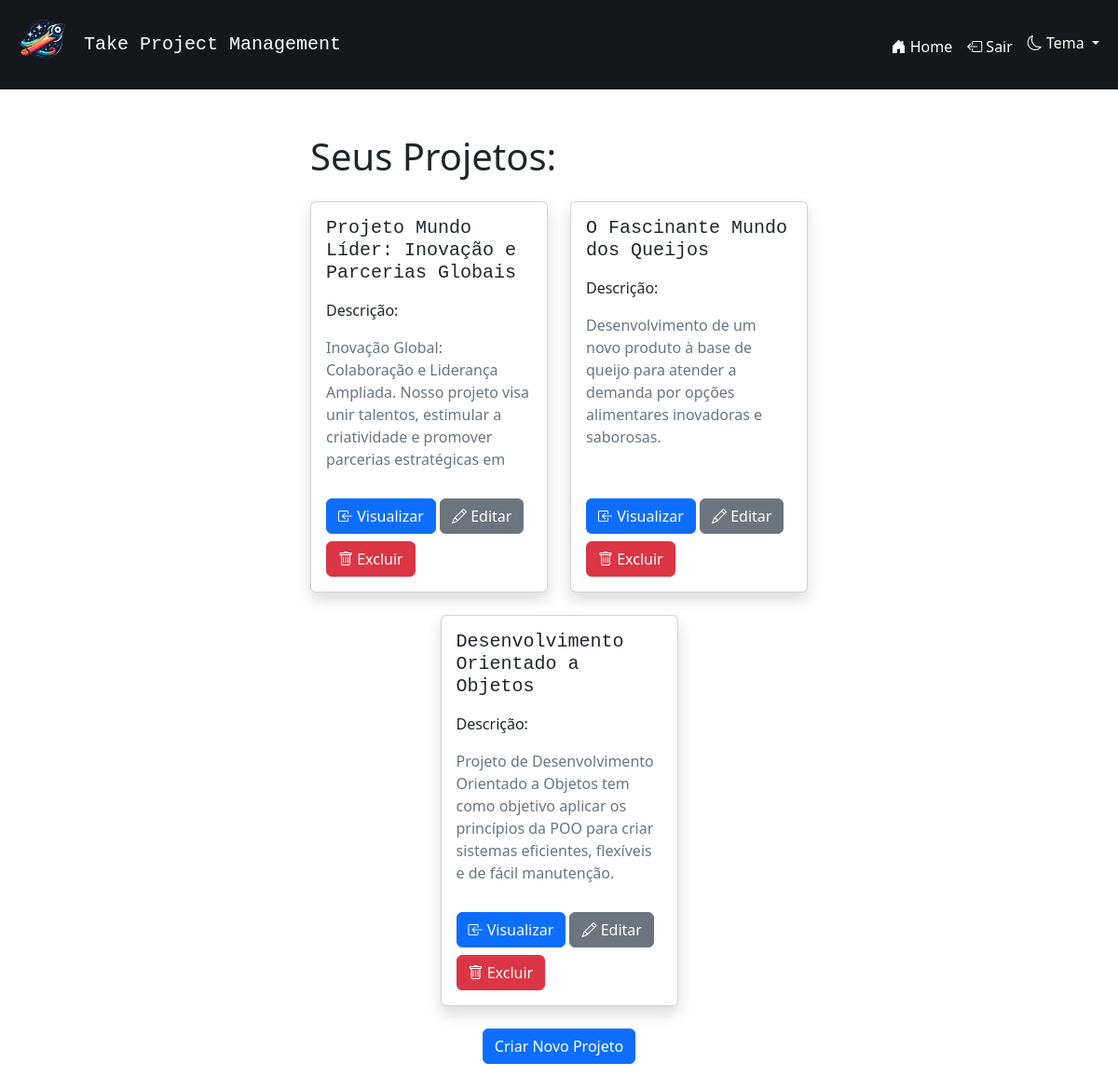
The page / (signed in) on the database as committed earlier.
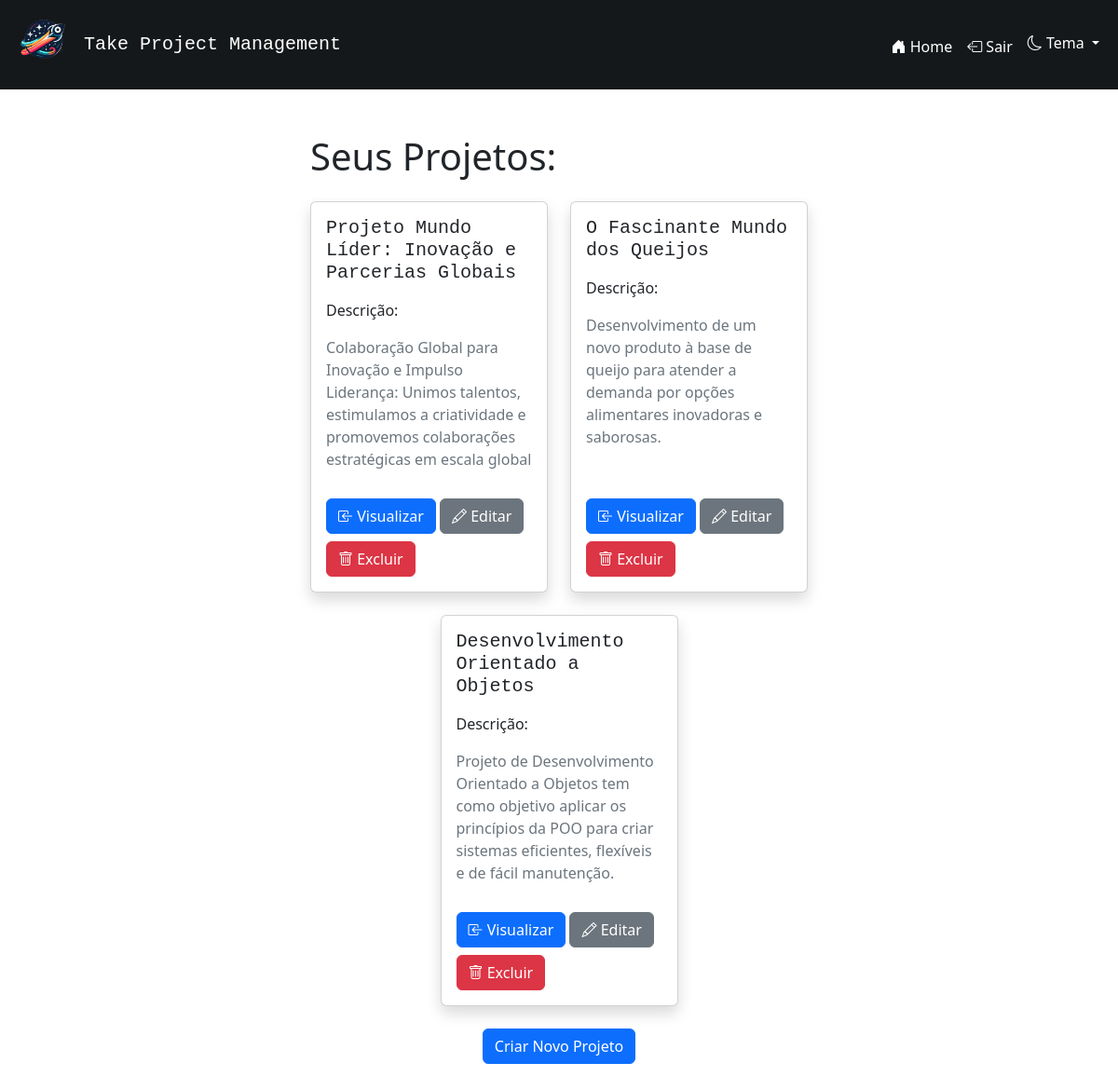
The same page on the database as committed later.
### app.py (models this page shows, shortened)
class Projeto(db.Model):
    __tablename__ = 'projeto'
    id = db.Column(db.Integer, primary_key=True)
    nome_projeto = db.Column(db.String(80), nullable=False)
    descricao_projeto = db.Column(db.String())
    usuario_id = db.Column(db.Integer, db.ForeignKey('usuario.id'), nullable=False)
    usuario = db.relationship('Usuario', backref=db.backref('projetos', lazy=True))
    tarefas = db.relationship('Tarefa', backref='projeto_rel', cascade="all, delete-orphan", lazy=True)

### app.py (the view)
@app.route('/')
def index():
    if not ('tema' in session):
        session['tema'] = 'light'
    if 'usuario_id' in session:
        projetos = Projeto.query.filter_by(usuario_id=session['usuario_id']).all()
        return render_template('index.html', projetos=projetos)
    return render_template('index.html')

### templates/index.html (shortened to what this page needs)
{% extends 'base.html' %}
{% block content %}
    {% if not 'usuario_id' in session %}
        <div class="container">
            <div class="row justify-content-center">
                <div class="col-md-4">
                    <div id="login-popup" class="shadow p-3 mb-5 bg-body-tertiary rounded">
                        <form method="POST" action="{{ url_for('entrar') }}" class="form-container">
                            <h2 class="font-monospace">Entrar</h2>
                            <hr>
                            <div class="form-group mt-1">
                                <label for="email" class="form-label">Email:</label>
                                <input type="email" name="email" id="email" class="form-control" required>
                            </div>
                            <div class="form-group mt-1">
                                <label for="senha" class="form-label">Senha:</label>
                                <input type="password" name="senha" id="senha" class="form-control" required>
                            </div>
                            <button type="submit" class="btn btn-primary mt-3">Entrar</button>
                        </form>
                    </div>
                </div>
                <div class="col-md-4">
                    <div id="register-popup" class="shadow p-3 mb-5 bg-body-tertiary rounded">
                        <form method="POST" action="{{ url_for('registrar') }}" class="form-container">
                            <h2 class="font-monospace">Registro</h2>
                            <hr>
                            <div class="form-group mt-1">
                                <label for="nome" class="form-label">Nome de usuário:</label>
                                <input type="text" name="nome" id="nome" class="form-control" required>
                            </div>
                            <div class="form-group mt-1">
                                <label for="email" class="form-label">Email:</label>
                                <input type="email" name="email" id="email" class="form-control" required>
                            </div>
                            <div class="form-group mt-1">
                                <label for="senha" class="form-label">Senha:</label>
                                <input type="password" name="senha" id="senha" class="form-control" required>
                            </div>
                            <button type="submit" class="btn btn-primary mt-3">Registrar</button>
                        </form>
                    </div>
                </div>
            </div>
        </div>
    {% else %}
        <div class="container">
            <div class="row justify-content-center">
                <div class="col-md-6">
                    <h1 class="mb-4">Seus Projetos: </h1>
                    <div class="row row-cols-1 row-cols-md-2 g-4 justify-content-center">
                        {% for projeto in projetos %}
                        <div class="col">
                            <div class="card shadow h-100">
                                <div class="card-body d-flex flex-column">
                                    <div class="d-flex justify-content-between align-items-center">
                                        <h5 class="card-title font-monospace">{{ projeto.nome_projeto }}</h5>
                                    </div>
                                    <p class="mt-2">Descrição:</p>
                                    <p class="card-text text-secondary" style="max-height: 150px; overflow-y: auto;">
                                        {% if projeto.descricao_projeto %}{{ projeto.descricao_projeto }}{% endif %}
                                    </p>
                                    <div class="mt-auto mx-auto">
                                        <a href="{{ url_for('projeto_especifico', projeto_id=projeto.id) }}" class="btn btn-primary mt-2"><i class="bi bi-box-arrow-in-left"></i> Visualizar</a>
                                        <button type="button" class="btn btn-secondary mt-2" data-bs-toggle="modal" data-bs-target="#modalEditarProjeto{{ projeto.id }}"><i class="bi bi-pencil"></i> Editar</button>
                                        <button type="button" class="btn btn-danger mt-2" data-bs-toggle="modal" data-bs-target="#modalExcluirProjeto{{ projeto.id }}"><i class="bi bi-trash"></i> Excluir</button>
                                    </div>
                                </div>
                            </div>
                        </div>
                        {% endfor %}
                    </div>
                    <div class="text-center">
                        <button type="button" class="btn btn-primary mt-4" data-bs-toggle="modal" data-bs-target="#modalCriarProjeto">
                            Criar Novo Projeto
                        </button>
                    </div>
                </div>
            </div>
        </div>
    {% endif %}
{% endblock %}

### templates/base.html (shortened to what this page needs)
<!DOCTYPE html>
<html lang="pt-br" data-bs-theme="{{ session['tema'] }}">
<head>
    <link href="https://cdn.jsdelivr.net/npm/bootstrap@5.3.3/dist/css/bootstrap.min.css" rel="stylesheet">
    <link rel="stylesheet" href="https://cdn.jsdelivr.net/npm/bootstrap-icons@1.11.3/font/bootstrap-icons.min.css">
</head>
<body>
    <header class="navbar navbar-expand-lg navbar-dark" style="background-color: #15181a">
        <div class="container-fluid">
            <a class="navbar-brand d-flex align-items-center text-white" href="{{ url_for('index') }}">
                <img src="{{ url_for('static', filename='img/logo_take.png') }}" class="img-fluid" alt="Logo" style="max-width: 70px; min-width: 40px; height: auto;" loading="eager">
                <p class="ms-2 pe-1 font-monospace mb-0 text-wrap">Take Project Management</p>
            </a>
            <div class="collapse navbar-collapse justify-content-end" id="navbarNav">
                <ul class="navbar-nav">
                    <li class="nav-item mt-1">
                        <a class="nav-link text-white" href="{{ url_for('index') }}"><i class="bi bi-house-door-fill"></i> Home</a>
                    </li>
                    {% if 'usuario_id' in session %}
                    <li class="nav-item mt-1">
                        <a class="nav-link text-white" href="{{ url_for('sair') }}"><i class="bi bi-box-arrow-left"></i> Sair</a>
                    </li>
                    {% endif %}
                    <li class="nav-item dropdown">
                        <a class="nav-link dropdown-toggle text-white" href="#" id="dropdownMenuButtonDark" role="button" data-bs-toggle="dropdown" aria-expanded="false">
                            <i class="bi bi-moon"></i> Tema
                        </a>
                    </li>
                </ul>
            </div>
        </div>
    </header>
    <main class="container my-5">
        {% block content %}{% endblock %}
    </main>
</body>
</html>

Rows that differ between the two databases and show on the page:
changed Projeto "Projeto Mundo Líder: Inovação e Parcerias Globais": descricao_projeto "Inovação Global: Colaboração e Liderança Ampliada. Nosso projeto visa unir talentos, estimular a criatividade e promover parcerias estratégicas em…" → "Colaboração Global para Inovação e Impulso Liderança: Unimos talentos, estimulamos a criatividade e promovemos colaborações estratégicas em escala global…"
